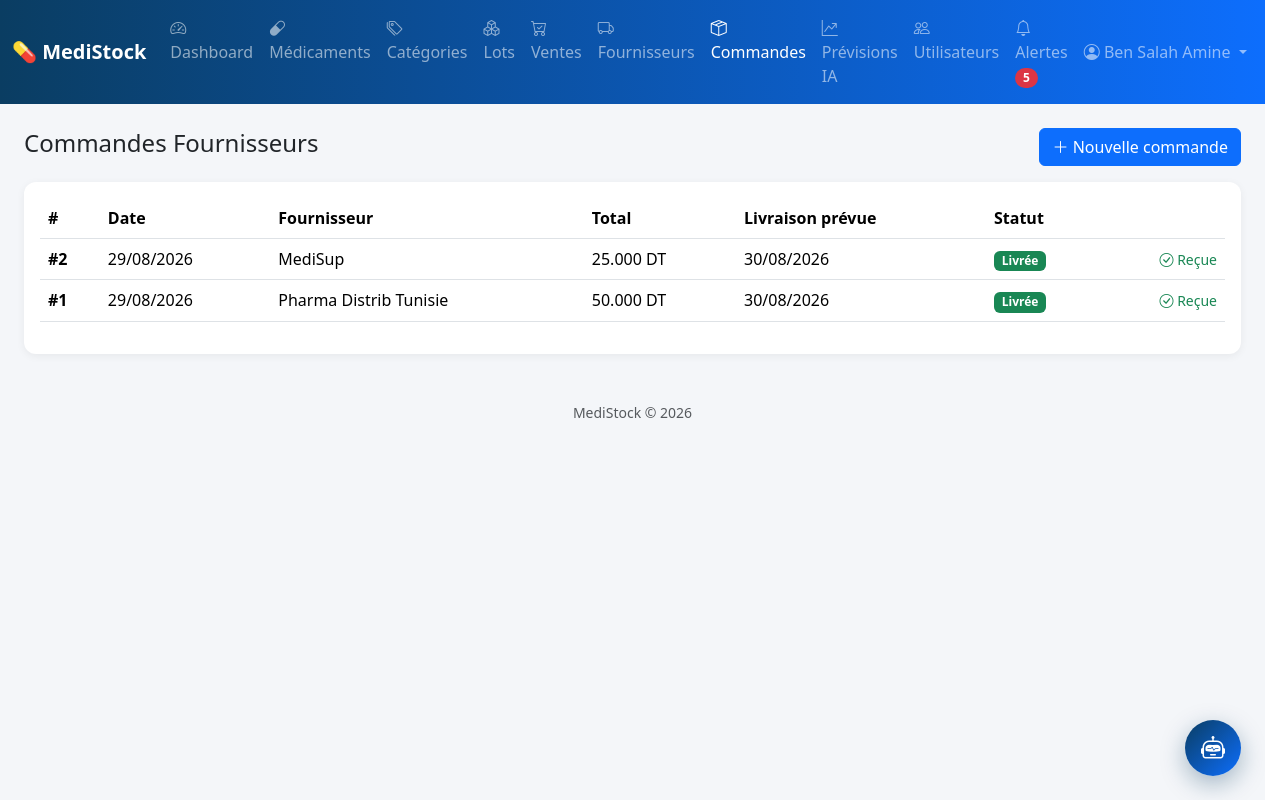
/commandes.php (signed in), run on the app's committed database.
### tables this page shows
CREATE TABLE commandes (
    id                    INT AUTO_INCREMENT PRIMARY KEY,
    fournisseur_id        INT NOT NULL,
    utilisateur_id        INT NOT NULL,
    date_commande         DATETIME NOT NULL DEFAULT CURRENT_TIMESTAMP,
    date_livraison_prevue DATE,
    date_livraison_reelle DATE NULL,
    statut                ENUM('en_attente','livree_partiellement','livree','annulee') NOT NULL DEFAULT 'en_attente',
    montant_total         DECIMAL(12,3) NOT NULL DEFAULT 0.000,
    montant_paye          DECIMAL(12,3) NOT NULL DEFAULT 0.000,
    FOREIGN KEY (fournisseur_id) REFERENCES fournisseurs(id),
    FOREIGN KEY (utilisateur_id) REFERENCES utilisateurs(id)
);

CREATE TABLE fournisseurs (
    id                 INT AUTO_INCREMENT PRIMARY KEY,
    nom                VARCHAR(120) NOT NULL,
    contact_personne   VARCHAR(100),
    telephone          VARCHAR(20),
    email              VARCHAR(100),
    adresse            VARCHAR(255),
    solde_du           DECIMAL(12,3) NOT NULL DEFAULT 0.000,   
    date_creation      DATETIME NOT NULL DEFAULT CURRENT_TIMESTAMP
);

### commandes.php (the view, shortened to what this page needs)
<?php
require 'config/db.php';
$commandes = $pdo->query("
    SELECT c.*, f.nom AS fournisseur_nom, u.nom AS utilisateur_nom
    FROM commandes c
    JOIN fournisseurs f ON f.id = c.fournisseur_id
    JOIN utilisateurs u ON u.id = c.utilisateur_id
    ORDER BY c.date_commande DESC
")->fetchAll();
require 'includes/header.php';
?>
<div class="d-flex justify-content-between align-items-center mb-3">
    <h4>Commandes Fournisseurs</h4>
    <button class="btn btn-primary" data-bs-toggle="modal" data-bs-target="#modalCommande">
        <i class="bi bi-plus-lg"></i> Nouvelle commande
    </button>
</div>
<div class="card p-3">
    <div class="table-responsive">
        <table class="table table-hover align-middle">
            <thead>
                <tr>
                    <th>#</th>
                    <th>Date</th>
                    <th>Fournisseur</th>
                    <th>Total</th>
                    <th>Livraison prévue</th>
                    <th>Statut</th>
                    <th></th>
                </tr>
            </thead>
            <tbody>
            <?php foreach ($commandes as $c): ?>
                <tr>
                    <td><strong>#<?= $c['id'] ?></strong></td>
                    <td><?= date('d/m/Y', strtotime($c['date_commande'])) ?></td>
                    <td><?= htmlspecialchars($c['fournisseur_nom']) ?></td>
                    <td><?= number_format($c['montant_total'], 3) ?> DT</td>
                    <td><?= $c['date_livraison_prevue'] ? date('d/m/Y', strtotime($c['date_livraison_prevue'])) : '-' ?></td>
                    <td>
                        <?php if ($c['statut'] === 'en_attente'): ?>
                            <span class="badge bg-warning text-dark">En attente</span>
                        <?php elseif ($c['statut'] === 'livree'): ?>
                            <span class="badge bg-success">Livrée</span>
                        <?php else: ?>
                            <span class="badge bg-secondary"><?= $c['statut'] ?></span>
                        <?php endif; ?>
                    </td>
                    <td class="text-end">
                        <?php if (in_array($c['statut'], ['en_attente', 'livree_partiellement'], true)): ?>
                            <a href="commandes.php?recevoir=<?= $c['id'] ?>" class="btn btn-sm btn-outline-success">
                                <i class="bi bi-box-arrow-in-down"></i> Réceptionner
                            </a>
                        <?php elseif ($c['statut'] === 'livree'): ?>
                            <span class="text-success small"><i class="bi bi-check-circle"></i> Reçue</span>
                        <?php endif; ?>
                    </td>
                </tr>
            <?php endforeach; ?>
            </tbody>
        </table>
    </div>
</div>
<?php require 'includes/footer.php'; ?>

### assets/css/style.css (style rules this page uses)
:root { --ms-primary: #0d6efd; --ms-dark: #0a3d62; }
body { background-color: #f4f6f9; font-family: 'Segoe UI', system-ui, sans-serif; }
.card { border: none; border-radius: 12px; box-shadow: 0 2px 8px rgba(0,0,0,.06); }
.table thead { background-color: #eef2f9; }

### data on the page
commandes: id "2", date_commande "29/08/2026", fournisseur.nom "MediSup", montant_total "25.000", date_livraison_prevue "30/08/2026", statut "Livrée"
commandes: id "1", date_commande "29/08/2026", fournisseur.nom "Pharma Distrib Tunisie", montant_total "50.000", date_livraison_prevue "30/08/2026", statut "Livrée"

### other printed values
$nombre_alertes "5"
$_SESSION['nom'] "Ben Salah Amine"
